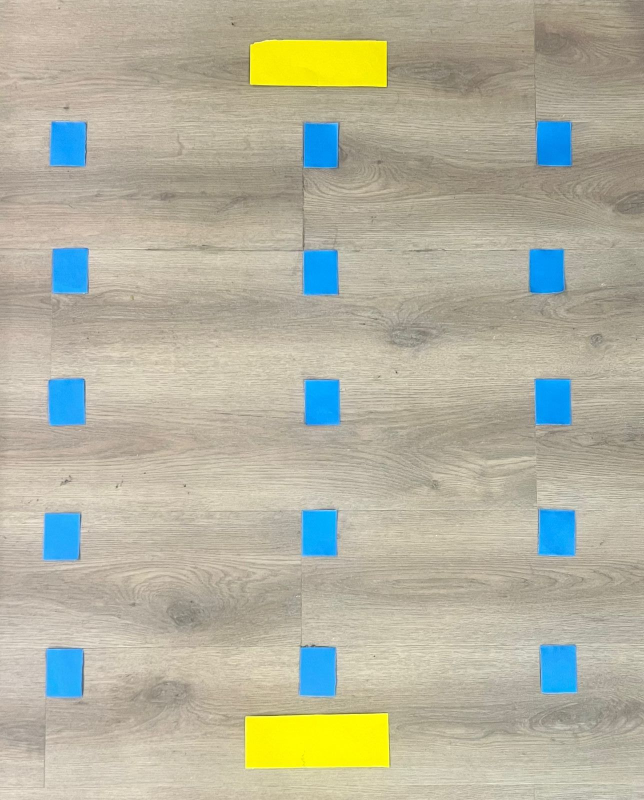
#> input picture img/Boxes.png, 1288 x 1600 px (shown at 1/2 size)
$ python parameters_estimator.py
#> lines starting #> are read from the running program, lines starting #| are printed output that depends on the picture; after the words box and inside, x2 and y2 are one past the last pixel; in counts of white or black regions, pixels touching at a corner belong together; long printed decimals are rounded
### img_recognitizon.py
import cv2
import numpy as np
import time
from spherov2 import scanner
from spherov2.sphero_edu import SpheroEduAPI
from spherov2.types import Color

def get_coords(image:str):

#> called with image = 'img/Boxes.png'
    image= cv2.imread(image)
#> image is the input picture: shape (1600, 1288, 3); mean B, G, R 158.9, 177.8, 179.1
    dimensions=image.shape
#> dimensions = (1600, 1288, 3)
    print('Image Dimension    : ',dimensions)
#| Image Dimension    :  (1600, 1288, 3)
    original_image= image
    image = cv2.blur(image, (30,30), cv2.BORDER_CONSTANT)
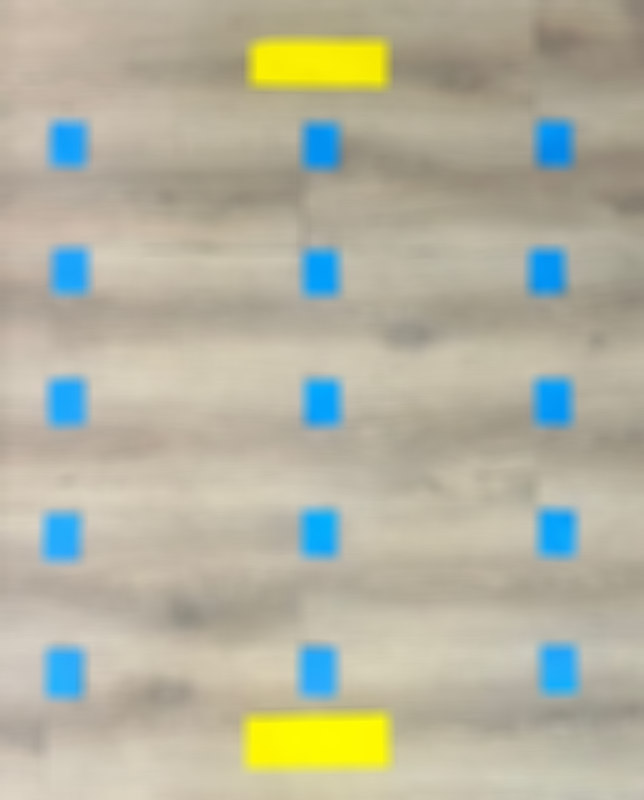
#> image: shape (1600, 1288, 3) (shown at 1/2 size); mean B, G, R 158.9, 177.8, 179.1
    lowerValues_rect = np.array([60, 120, 120])
    upperValues_rect = np.array([117, 255, 255])

    #myColors_sphero = [[0,0,255,179,83,255]]
    lowerValues = np.array([0,0,168])
    upperValues = np.array([172,111,255])
    #mask for sphero
    hsv= cv2.cvtColor(image,cv2.COLOR_BGR2HSV)
#> hsv: shape (1600, 1288, 3); mean H, S, V 26.9, 50.6, 189.1
    mask = cv2.inRange(hsv, lowerValues, upperValues)
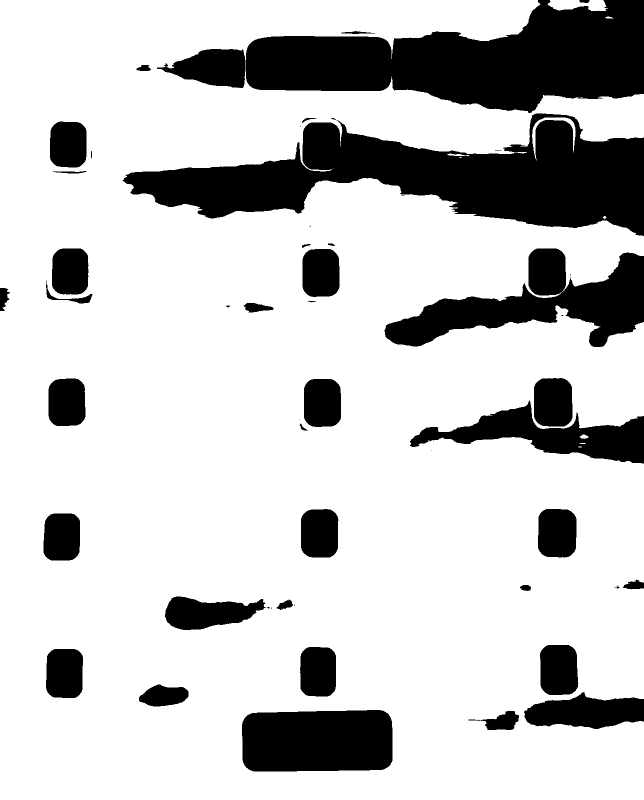
#> mask: shape (1600, 1288) (shown at 1/2 size); 78% white; 56 black regions (17 under 20 px), largest, box (x1, y1, x2, y2) and area: (245, 227, 1288, 472) 122832, (492, 0, 1288, 226) 109182, (769, 497, 1288, 694) 44568
    mask_rect = cv2.inRange(hsv, lowerValues_rect, upperValues_rect)
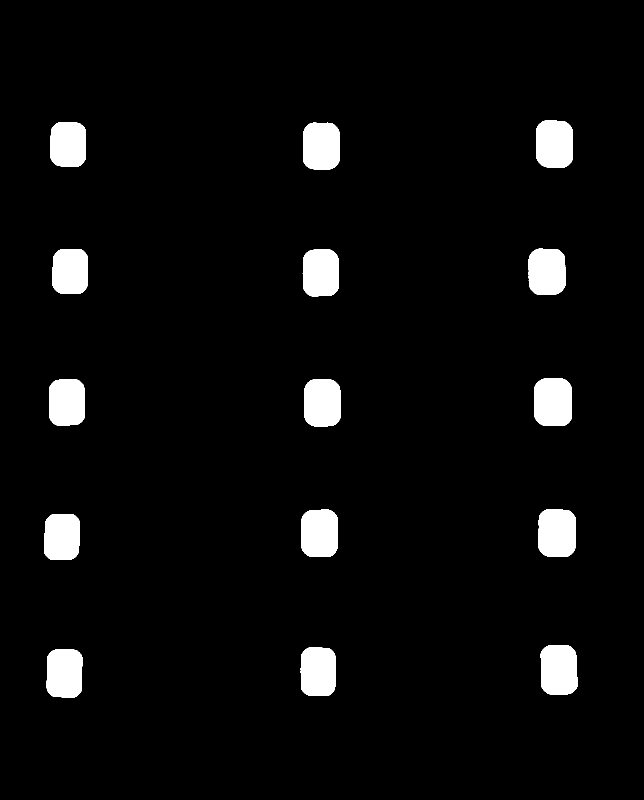
#> mask_rect: shape (1600, 1288) (shown at 1/2 size); 4.6% white; 15 white regions
    contours_rect, hierarchy= cv2.findContours(mask_rect.copy(), cv2.RETR_EXTERNAL, cv2.CHAIN_APPROX_NONE)
#> contours_rect = 15 contours; largest, box (x1, y1, x2, y2) and area: (1081, 1291, 1156, 1389) 6524, (1069, 757, 1144, 852) 6510, (1077, 1019, 1152, 1114) 6463, (1072, 241, 1146, 335) 6262, (603, 1019, 676, 1114) 6256
    # find countours
    contours, hierarchy= cv2.findContours(mask.copy(), cv2.RETR_EXTERNAL, cv2.CHAIN_APPROX_NONE)
#> contours = 15 contours, 9 with area under 20; largest, box (x1, y1, x2, y2) and area: (0, 0, 1288, 1600) 1744598, (1095, 0, 1216, 22) 1790, (1064, 235, 1151, 321) 850, (1159, 869, 1177, 878) 84, (895, 307, 939, 313) 78, (1210, 33, 1227, 37) 29
    approx_shapes = [cv2.approxPolyDP(contour, 0.01 * cv2.arcLength(contour, True), True) for
                    contour in contours]
#> approx_shapes = 15 contours, 9 with area under 20; largest, box (x1, y1, x2, y2) and area: (0, 0, 1288, 1600) 1726673, (1095, 0, 1216, 22) 1792, (1064, 235, 1151, 321) 906, (895, 307, 939, 313) 84, (1159, 869, 1177, 878) 84, (1210, 33, 1227, 37) 29
    #for sphero
    mu = [None]*len(contours)
#> mu = 15 items
    mc = [None]*len(contours)
#> mc = 15 items
    for i in range(len(contours)):
    # Get the mass centers
        mu[i] = cv2.moments(contours[i])
    # add 1e-5 to avoid division by zero
        mc[i] = (mu[i]['m10'] / (mu[i]['m00'] + 1e-5), mu[i]['m01'] / (mu[i]['m00'] + 1e-5))
#> this loop made 15 passes
#> after the loop, mc = [(1159.5, 893.5), (1165.2, 886.5), (0, 0), (1167.6, 873), (0, 0), (1208.8, 434.3), (0, 0), (920.5, 314.5), (912.4, 309.5), (1105, 256.8), (0, 0), (0, 0), (1217.2, 34.75), (1155, 9.38), (588.5, 873.8)]

    #for obstacle
    mu_rect = [None]*len(contours_rect)
#> mu_rect = 15 items
    mc_rect = [None]*len(contours_rect)
#> mc_rect = 15 items
    for i in range(len(contours_rect)):
    # Get the mass centers
        mu_rect[i] = cv2.moments(contours_rect[i])
    # add 1e-5 to avoid division by zero
        mc_rect[i] = (mu_rect[i]['m10'] / (mu_rect[i]['m00'] + 1e-5), mu_rect[i]['m01'] / (mu_rect[i]['m00'] + 1e-5))
#> after the loop, mc_rect = [(128.7, 1346.4), (635.9, 1343), (1117.3, 1339.6), (123.5, 1073.7), (1113.8, 1065.7), (638.8, 1066.3), (644.4, 805.5), (133.3, 804.3), (1105.9, 804.2), (641.3, 545.4), (140.1, 542.5), (1093.5, 543.1), (642.4, 291.9), (136.2, 288.6), (1108.3, 287.7)]
    # Draw contours
    drawing = np.zeros((mask.shape[0], mask.shape[1], 3), dtype=np.uint8)
    drawing_rect = np.zeros((mask_rect.shape[0], mask_rect.shape[1], 3), dtype=np.uint8)

    coords_sphero = []
    for i,approx_shape in enumerate(approx_shapes):
        if len(approx_shape) > 12:

            coords_sphero.append([int(mc[i][0]), int(mc[i][1])])
            color = (255, 0, 0)
            cv2.drawContours(drawing, contours, i, color, 2)
            cv2.putText(drawing,str([int(mc[i][0]), int(mc[i][1])]),[int(mc[i][0]), int(mc[i][1])],cv2.FONT_HERSHEY_SIMPLEX,1,(255,0,0))
            cv2.circle(drawing, (int(mc[i][0]), int(mc[i][1])), 4, (0,0,255), -1)
#> this loop made 15 passes
#> approx_shape on passes 1, 3, 5, 7, 8, 11, 12: [[1156, 893], [1157, 894], [1162, 894], [1163, 893]], [[879, 876]], [[994, 601]], [[666, 337]], [[919, 314], [919, 315], [922, 315], [922, 314]], [[1160, 194], [1165, 194]], [[1151, 194], [1157, 194]]
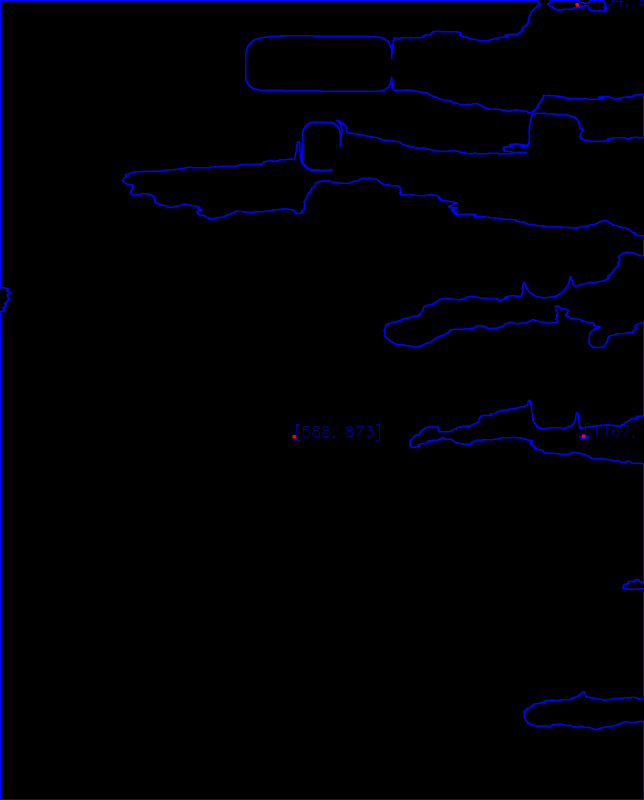
#> drawing: shape (1600, 1288, 3) (shown at 1/2 size); mean of channels 0, 1, 2 4.6, 0, 0; drawn as B, G, R
#> after the loop, coords_sphero = [[1167, 872], [1154, 9], [588, 873]]

    print(f"""
        ******Coords Spheros******

          coords sphero:
            sphero 1X : {coords_sphero[0][0]}
            sphero 1Y : {coords_sphero[0][1]}
            sphero 2X : {coords_sphero[1][0]}
            sphero 2Y : {coords_sphero[1][1]}

        ******Coords Rectangles******
            """)
#|         ******Coords Spheros******
#|           coords sphero:
#|             sphero 1X : 1167
#|             sphero 1Y : 872
#|             sphero 2X : 1154
#|             sphero 2Y : 9
#|         ******Coords Rectangles******

    coords_rect = []
    for i in range(len(contours_rect)):
        color_rect = (0, 255, 0)
        cv2.drawContours(drawing_rect, contours_rect, i, color_rect, 2)
        cv2.putText(drawing_rect,
                    str([int(mc_rect[i][0]),
                    int(mc_rect[i][1])]),
                    [int(mc_rect[i][0]), int(mc_rect[i][1])],
                    cv2.FONT_HERSHEY_SIMPLEX,
                    1,
                    (255,255,255))
        cv2.circle(drawing_rect, (int(mc_rect[i][0]), int(mc_rect[i][1])), 4, color_rect, -1)
        coords_rect.append([int(mc_rect[i][0]), int(mc_rect[i][1])])
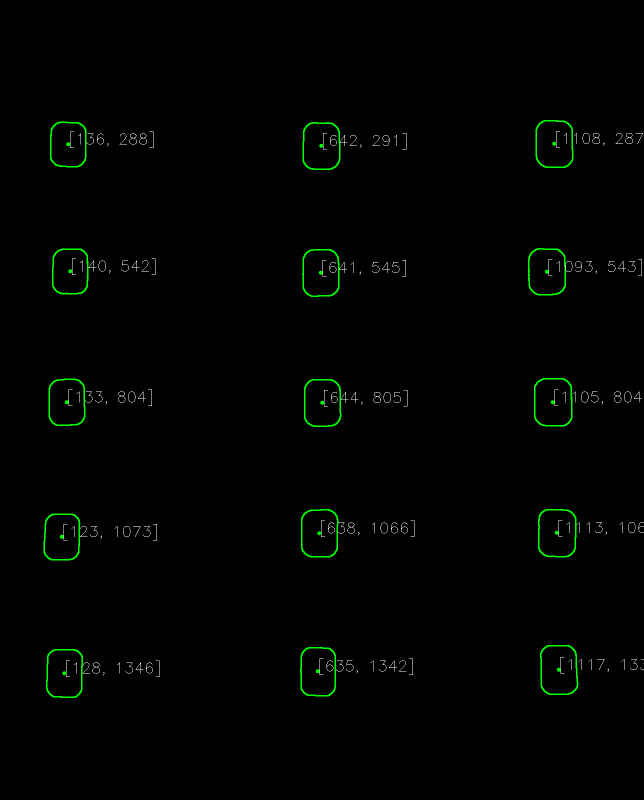
#> drawing_rect: shape (1600, 1288, 3) (shown at 1/2 size); mean of channels 0, 1, 2 0.7, 2.6, 0.7; drawn as B, G, R
#> after the loop, coords_rect = [[128, 1346], [635, 1342], [1117, 1339], [123, 1073], [1113, 1065], [638, 1066], [644, 805], [133, 804], [1105, 804], [641, 545], [140, 542], [1093, 543], [642, 291], [136, 288], [1108, 287]]

    for i, coord in enumerate(coords_rect):
        print(f"""
            coords Rectangle {i}:
                rect {i}X : {coord[0]}
                rect {i}Y : {coord[1]}""")
#> this loop made 15 passes
#> (printed output is left out)

    cv2.imshow('Original', original_image)
    cv2.imshow('Blurred', image)
    cv2.imshow('Contours', drawing)
    cv2.imshow('Contours_rect', drawing_rect)
    cv2.waitKey()

    return coords_sphero, coords_rect, dimensions

# [18 lines left out: functions sphero_init, movement_params, not called in this run]

# [2 lines that do not run on import are left out]

### parameters_estimator.py
from img_recognitizon import get_coords
import math
from math import sqrt
import numpy as np

def pix_to_cm(pix:int,cm:int):

    one_pix:float =pix/cm
    coorx_on_cm:float=float(dimensions[0])/one_pix
    coory_on_cm:float=float(dimensions[1])/one_pix

    return one_pix, coorx_on_cm, coory_on_cm

def get_parameters(coor_x:int ,coor_y:int):


    #Get all x an y distances
    cathetus_x:float=int(coords_sphero[0][0])-coor_x
    cathetus_y:float=int(coords_sphero[0][1])-coor_y

    print(cathetus_x,cathetus_y)
    print(coords_sphero[0][0],coords_sphero[0][1])

    #Get the value of 1cm
    one_pix,coorx_on_cm,coory_on_cm=pix_to_cm(506,20) # 506 px is equal to 20 cm

    #convert the cathetus to cm
    cathetus_x:float=cathetus_x/one_pix
    cathetus_y:float=cathetus_y/one_pix
    print(cathetus_x,cathetus_y)

    #Get the value of teta
    teta=math.atan2(cathetus_y,cathetus_x)
    teta=np.degrees(teta)

    hypotenuse:float=sqrt((cathetus_x**2)+(cathetus_y**2))

    #the speed is constant 5
    time=hypotenuse/5

    return hypotenuse, teta, time

if __name__ == "__main__":
    coords_sphero, coords_obstacles,dimensions= get_coords('img/Boxes.png')
#> coords_sphero = [[1167, 872], [1154, 9], [588, 873]]; coords_obstacles has the same summary as coords_rect in get_coords; dimensions = (1600, 1288, 3)
    print(get_parameters(1108,287))
#> in get_parameters, `cathetus_x:float=int(coords_sphero[0][0])-coor_x`: cathetus_x = 59
#> in get_parameters, `cathetus_y:float=int(coords_sphero[0][1])-coor_y`: cathetus_y = 585
#| 59 585
#| 1167 872
#> in pix_to_cm, `coorx_on_cm:float=float(dimensions[0])/one_pix`: coorx_on_cm = 63.24
#> in pix_to_cm, `coory_on_cm:float=float(dimensions[1])/one_pix`: coory_on_cm = 50.91
#> in get_parameters, `one_pix,coorx_on_cm,coory_on_cm=pix_to_cm(506,20)`: one_pix = 25.3; coorx_on_cm = 63.24; coory_on_cm = 50.91
#> in get_parameters, `cathetus_x:float=cathetus_x/one_pix`: cathetus_x = 2.33
#> in get_parameters, `cathetus_y:float=cathetus_y/one_pix`: cathetus_y = 23.12
#| 2.332 23.123
#> in get_parameters, `teta=math.atan2(cathetus_y,cathetus_x)`: teta = 1.47
#> in get_parameters, `teta=np.degrees(teta)`: teta = 84.24
#> in get_parameters, `hypotenuse:float=sqrt((cathetus_x**2)+(cathetus_y**2))`: hypotenuse = 23.24
#> in get_parameters, `time=hypotenuse/5`: time = 4.65
